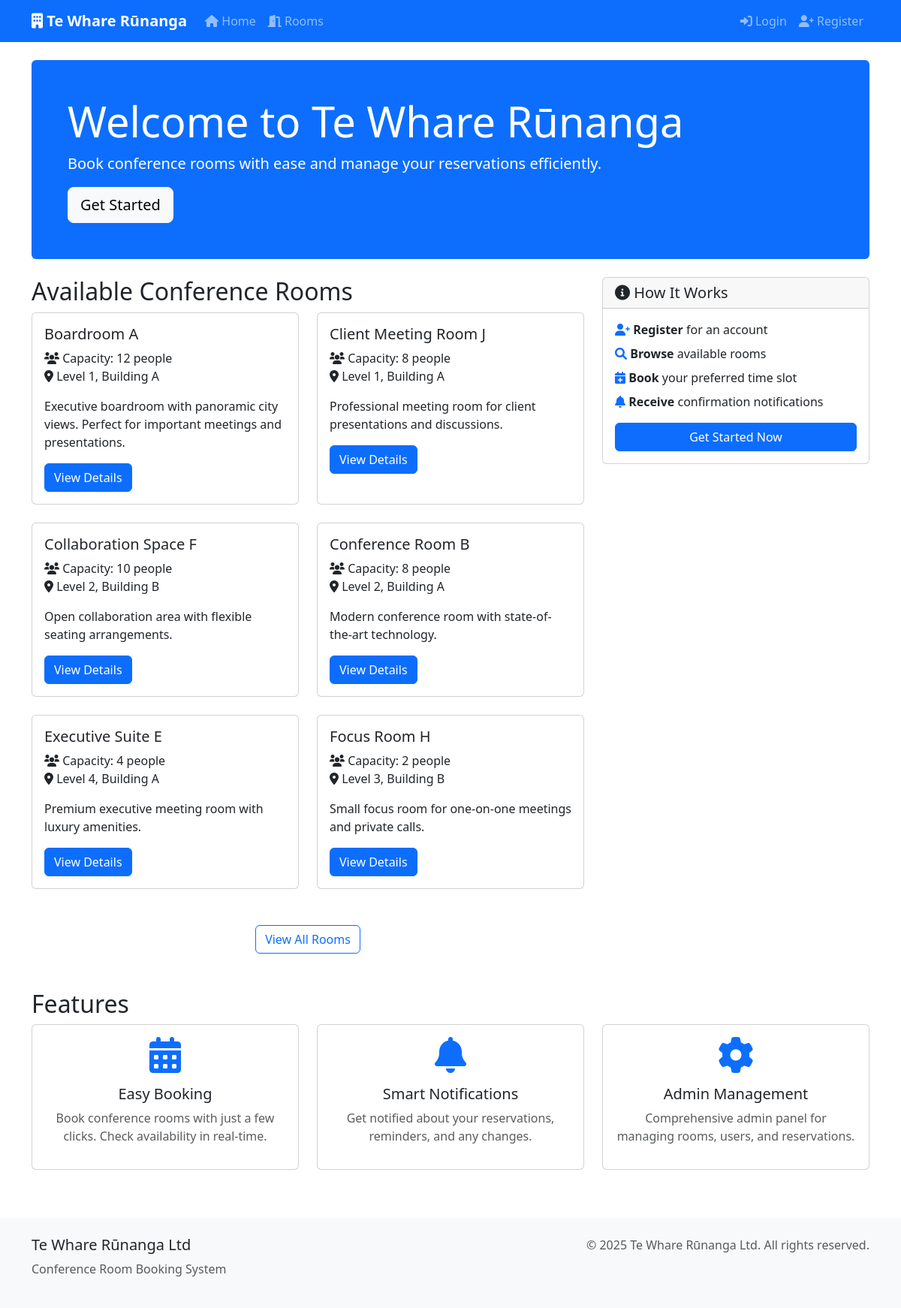
The page / on the database its author committed.
### bookings/models.py (models this page shows, shortened)
class Room(models.Model):
    name = models.CharField(max_length=100, unique=True)
    capacity = models.PositiveIntegerField()
    description = models.TextField(blank=True)
    location = models.CharField(max_length=200)
    amenities = models.TextField(blank=True)
    is_active = models.BooleanField(default=True)
    created_at = models.DateTimeField(auto_now_add=True)
    updated_at = models.DateTimeField(auto_now=True)
    class Meta:
        ordering = ['name']

### bookings/views.py (the view)
# urls.py: path('', views.home, name='home'),
def home(request):
    rooms = Room.objects.filter(is_active=True)[:6]
    upcoming_reservations = []
    if request.user.is_authenticated:
        upcoming_reservations = Reservation.objects.filter(
            user=request.user,
            start_time__gte=timezone.now(),
            status='confirmed'
        ).order_by('start_time')[:5]
    context = {
        'rooms': rooms,
        'upcoming_reservations': upcoming_reservations,
    }
    return render(request, 'bookings/home.html', context)

### bookings/context_processors.py (called while the page is built)
def notification_count(request):
    if request.user.is_authenticated:
        unread_count = Notification.objects.filter(
            user=request.user,
            is_read=False
        ).count()
        return {'unread_notifications_count': unread_count}
    return {'unread_notifications_count': 0}

### templates/bookings/home.html (shortened to what this page needs)
{% extends 'bookings/base.html' %}
{% block content %}
<div class="row">
    <div class="col-12">
        <div class="jumbotron bg-primary text-white p-5 rounded mb-4">
            <h1 class="display-4">Welcome to Te Whare Rūnanga</h1>
            <p class="lead">Book conference rooms with ease and manage your reservations efficiently.</p>
            {% if not user.is_authenticated %}
            <a class="btn btn-light btn-lg" href="{% url 'register' %}" role="button">Get Started</a>
            {% else %}
            <a class="btn btn-light btn-lg" href="{% url 'room_list' %}" role="button">Browse Rooms</a>
            {% endif %}
        </div>
    </div>
</div>
<div class="row">
    <div class="col-md-8">
        <h2>Available Conference Rooms</h2>
        <div class="row">
            {% for room in rooms %}
            <div class="col-md-6 mb-4">
                <div class="card room-card">
                    <div class="card-body">
                        <h5 class="card-title">{{ room.name }}</h5>
                        <p class="card-text">
                            <i class="fas fa-users"></i> Capacity: {{ room.capacity }} people<br>
                            <i class="fas fa-map-marker-alt"></i> {{ room.location }}
                        </p>
                        <p class="card-text">{{ room.description|truncatewords:20 }}</p>
                        <a href="{% url 'room_detail' room.id %}" class="btn btn-primary">View Details</a>
                    </div>
                </div>
            </div>
            {% empty %}
            <div class="col-12">
                <div class="alert alert-info">
                    <i class="fas fa-info-circle"></i> No rooms available at the moment.
                </div>
            </div>
            {% endfor %}
        </div>
        <div class="text-center mt-4">
            <a href="{% url 'room_list' %}" class="btn btn-outline-primary">View All Rooms</a>
        </div>
    </div>
    <div class="col-md-4">
        {% if user.is_authenticated %}
        <div class="card">
            <div class="card-header">
                <h5 class="mb-0">
                    <i class="fas fa-calendar-check"></i> Your Upcoming Reservations
                </h5>
            </div>
            <div class="card-body">
                {% if upcoming_reservations %}
                    {% for reservation in upcoming_reservations %}
                    <div class="d-flex justify-content-between align-items-center mb-2">
                        <div>
                            <strong>{{ reservation.room.name }}</strong><br>
                            <small class="text-muted">
                                {{ reservation.start_time|date:"M d, Y H:i" }}
                            </small>
                        </div>
                        <span class="badge bg-{% if reservation.status == 'confirmed' %}success{% elif reservation.status == 'pending' %}warning{% else %}secondary{% endif %}">
                            {{ reservation.get_status_display }}
                        </span>
                    </div>
                    {% if not forloop.last %}<hr>{% endif %}
                    {% endfor %}
                    <div class="text-center mt-3">
                        <a href="{% url 'reservation_list' %}" class="btn btn-sm btn-outline-primary">View All</a>
                    </div>
                {% else %}
                    <p class="text-muted">No upcoming reservations.</p>
                    <a href="{% url 'room_list' %}" class="btn btn-sm btn-primary">Book a Room</a>
                {% endif %}
            </div>
        </div>
        {% else %}
        <div class="card">
            <div class="card-header">
                <h5 class="mb-0">
                    <i class="fas fa-info-circle"></i> How It Works
                </h5>
            </div>
            <div class="card-body">
                <ol class="list-unstyled">
                    <li class="mb-2">
                        <i class="fas fa-user-plus text-primary"></i>
                        <strong>Register</strong> for an account
                    </li>
                    <li class="mb-2">
                        <i class="fas fa-search text-primary"></i>
                        <strong>Browse</strong> available rooms
                    </li>
                    <li class="mb-2">
                        <i class="fas fa-calendar-plus text-primary"></i>
                        <strong>Book</strong> your preferred time slot
                    </li>
                    <li class="mb-2">
                        <i class="fas fa-bell text-primary"></i>
                        <strong>Receive</strong> confirmation notifications
                    </li>
                </ol>
                <a href="{% url 'register' %}" class="btn btn-primary w-100">Get Started Now</a>
            </div>
        </div>
        {% endif %}
    </div>
</div>
<div class="row mt-5">
    <div class="col-12">
        <h2>Features</h2>
        <div class="row">
            <div class="col-md-4 mb-3">
                <div class="card text-center">
                    <div class="card-body">
                        <i class="fas fa-calendar-alt fa-3x text-primary mb-3"></i>
                        <h5>Easy Booking</h5>
                        <p class="text-muted">Book conference rooms with just a few clicks. Check availability in real-time.</p>
                    </div>
                </div>
            </div>
            <div class="col-md-4 mb-3">
                <div class="card text-center">
                    <div class="card-body">
                        <i class="fas fa-bell fa-3x text-primary mb-3"></i>
                        <h5>Smart Notifications</h5>
                        <p class="text-muted">Get notified about your reservations, reminders, and any changes.</p>
                    </div>
                </div>
            </div>
            <div class="col-md-4 mb-3">
                <div class="card text-center">
                    <div class="card-body">
                        <i class="fas fa-cog fa-3x text-primary mb-3"></i>
                        <h5>Admin Management</h5>
                        <p class="text-muted">Comprehensive admin panel for managing rooms, users, and reservations.</p>
                    </div>
                </div>
            </div>
        </div>
    </div>
</div>
{% endblock %}

### templates/bookings/base.html (style rules this page uses)
.card { transition: transform 0.2s; }
.room-card { height: 100%; }

### rows shown on the page
Room: name "Boardroom A", capacity "12", location "Level 1, Building A", description "Executive boardroom with panoramic city views. Perfect for important meetings and presentations."
Room: name "Client Meeting Room J", capacity "8", location "Level 1, Building A", description "Professional meeting room for client presentations and discussions."
Room: name "Collaboration Space F", capacity "10", location "Level 2, Building B", description "Open collaboration area with flexible seating arrangements."
Room: name "Conference Room B", capacity "8", location "Level 2, Building A", description "Modern conference room with state-of-the-art technology."
Room: name "Executive Suite E", capacity "4", location "Level 4, Building A", description "Premium executive meeting room with luxury amenities."
Room: name "Focus Room H", capacity "2", location "Level 3, Building B", description "Small focus room for one-on-one meetings and private calls."
